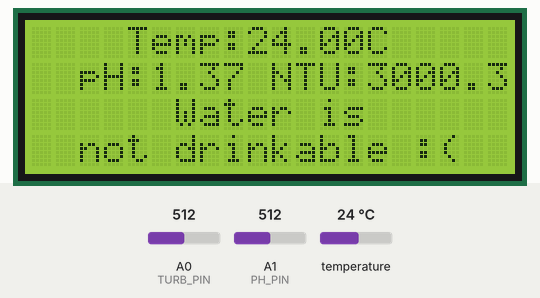
This sketch was run on a simulated Arduino Uno, built with avr-gcc and run on an emulated ATmega328P. On the bench: 20×4 character LCD. The test bench sets the inputs (shaded band); at power-on: A1 (PH_PIN) = 512, temperature 24 °C, A0 (TURB_PIN) = 512. What the sketch prints to the serial monitor is not drawn.

Above: at 1.2 s.
1.3 s: A1 (PH_PIN) set to 337
At 3.2 s:
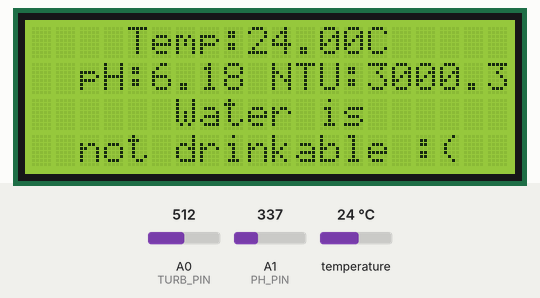
5.5 s: A1 (PH_PIN) set to 309
At 6.8 s:
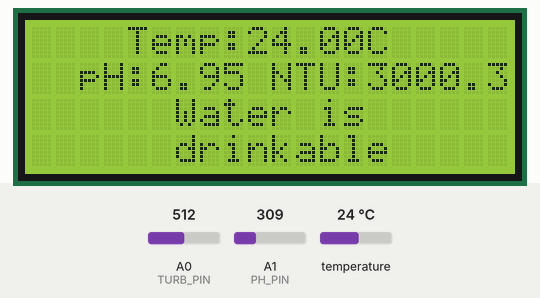
7.1 s: temperature set to 12 °C
At 8.9 s:
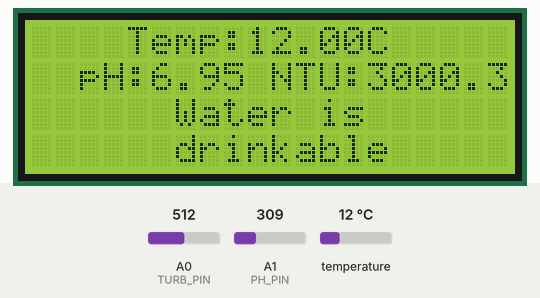
9.2 s: A0 (TURB_PIN) set to 716
At 11.1 s:
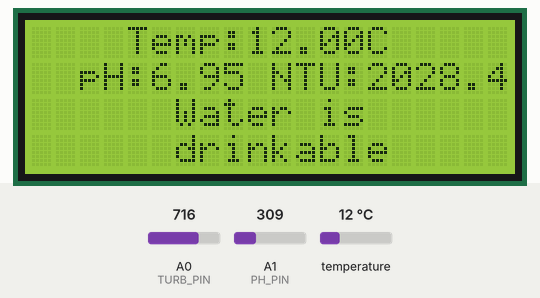
11.4 s: temperature set to 19 °C
13.6 s: A0 (TURB_PIN) set to 900
At 15.2 s:
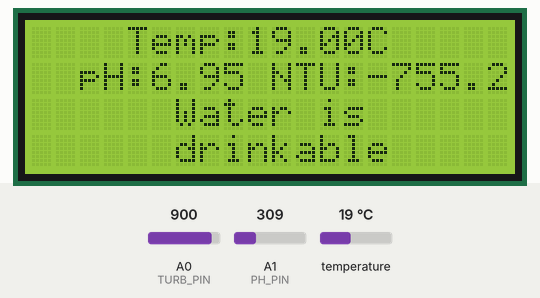
Timing chart, 0 to 16.7 s (numbered marks = the images above; inputs shaded):
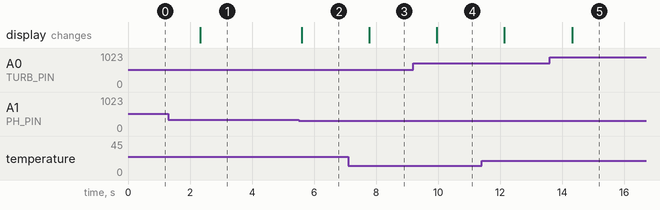

The sketch:

TurbiditypHTempSensorsLCD.ino
```cpp
/*

This code is for checking values of sensor values of:

Gravity: Analog Turbidity Sensor SKU:SEN0189
Gravity: Analog pH Sensor SKU:SEN0161
DS18B20 Digital Temperature Sensor SKU:DFR0198

Then using it to print out the values both in console and
on an LCD screen (I2C 20x4 Arduino LCD Display Module SKU:DFR0154)
and determining if the liquid (water in our case) is safe
to drink considering water regulations and drinking water standards.

The code has taken inspiration from other codes focusing on single components
and different tasks, but used and changed to fit our own problem and requirements.

The codes taken inspiration from are:

Code for temperature sensor taken from sample code:
https://wiki.dfrobot.com/Waterproof_DS18B20_Digital_Temperature_Sensor__SKU_DFR0198_

Code for pH sensor taken from sample code:
https://wiki.dfrobot.com/Gravity__Analog_pH_Sensor_Meter_Kit_V2_SKU_SEN0161-V2?fbclid=IwZXh0bgNhZW0CMTEAAR2W1q9ndMaK2HnFz4lwb6G7JPep7M41BJvkRPlAB24sfFcH1qsqpaVYXPc_aem_RlS5wJxhZZIKnlCyrnP7uA

Code for turbidity sensor taken from example code example 1:
https://wiki.dfrobot.com/Turbidity_sensor_SKU__SEN0189

Code for printing text on LCD screen taken from course TEL100-1 24H on canvas in the file directory:
Live Coding Sessions -> LCS 2 -> sketch.ino

*/

#include <LiquidCrystal_I2C.h>
#include <Wire.h>
#include <OneWire.h>
#include "DFRobot_PH.h"
#include <EEPROM.h>

#define PH_PIN A1 // Signal pin on analog 1
#define TURB_PIN A0 // Signal pin on analog 0
#define DS18S20_PIN 9 // DS18S20 Signal pin on digital 9

// LCD screen
LiquidCrystal_I2C lcd(0x27,20,4); // set the LCD address to 0x27 for a 20 chars and 4 line display

// Temperature chip i/o
OneWire ds(DS18S20_PIN);  // on digital pin 9

// Default values if no signal is given to avoid errors and bugs
float voltage,phValue,temperature = 25;
DFRobot_PH ph;


void setup() {
  Serial.begin(115200); //Baud rate: 115200
  // Initialize the pH sensor
  ph.begin();
  // Initialize and clear old data on LCD screen
  lcd.init();
  lcd.clear();
}


void loop() {
  // Loops through to continually get the values of all sensors
  // and then prints it in both console and LCD screen

  // Get NTU value of liquid
  float ntu = getTurbidity();
  // Get temperature of liquid
  float temperature = getTemp();
  // Get pH of liquid
  float phValue = getpH(temperature);

  // Print out values in console
  Serial.print("ntu: ");
  Serial.print(ntu, 1);
  Serial.print(",  ");
  Serial.print("temperature: ");
  Serial.print(temperature,2);
  Serial.print("^C,  pH: ");
  Serial.println(phValue,3);

  // Prints out collected data on LCD screen
  PrintOnScreen(temperature, phValue, ntu);

  // Add delay for each iteration
  delay(1000);
}


float getTurbidity() {
  // Code for reading voltage of turbidity sensor and converting it to ntu

  int sensorValue = analogRead(TURB_PIN);// read the input on analog pin 0:
  float voltage = sensorValue * (5.0 / 1024.0); // Convert the analog reading (which goes from 0 - 1023) to a voltage (0 - 5V):
  float ntu = -1120.4*sq(voltage)+5742.3*voltage-4352.9;

  return ntu;
}


float getpH(float temperature){
  // Code for returning value from pH sensor with temperature compensation

  voltage = analogRead(PH_PIN)/1024.0*5000;  // read values from sensor and convert it to voltage
  phValue = ph.readPH(voltage,temperature);  // convert voltage to pH with temperature compensation
  //}
  ph.calibration(voltage,temperature);       // calibration process by Serail CMD

  return phValue;
}


float getTemp(){
  // Returns the temperature from one DS18S20 in DEG Celsius

  byte data[12];
  byte addr[8];

  if ( !ds.search(addr)) {
      // No more sensors on chain, reset search
      ds.reset_search();
      return -1000;
  }

  if ( OneWire::crc8( addr, 7) != addr[7]) {
      Serial.println("CRC is not valid!");
      return -1000;
  }

  if ( addr[0] != 0x10 && addr[0] != 0x28) {
      Serial.print("Device is not recognized");
      return -1000;
  }

  ds.reset();
  ds.select(addr);
  ds.write(0x44,1); // start conversion, with parasite power on at the end

  byte present = ds.reset();
  ds.select(addr);
  ds.write(0xBE); // Read Scratchpad


  for (int i = 0; i < 9; i++) { // we need 9 bytes
    data[i] = ds.read();
  }

  ds.reset_search();

  byte MSB = data[1];
  byte LSB = data[0];

  float tempRead = ((MSB << 8) | LSB); //using two's compliment
  float TemperatureSum = tempRead / 16;

  return TemperatureSum;
}


void PrintOnScreen(float temp, float pH, float ntu){
  /* Prints out temperature, pH, NTU and
     if the water is safe to drink or not on an
     LCD screen, based on the pH                */

  lcd.backlight();
  bool Cleared = true;

  lcd.setCursor(4,0);
  lcd.print("Temp:         ");
  lcd.setCursor(9,0);
  lcd.print(temp);
  lcd.print("C");
  lcd.setCursor(2,1);
  lcd.print("pH:");
  lcd.print(pH);
  lcd.print(" NTU:");
  lcd.print(ntu);
  lcd.setCursor(6,2);
  lcd.print("Water is");
  if(6.5 < pH && pH < 9.5){
    lcd.setCursor(0,3);
    lcd.print("      drinkable   ");
  }
  else{
    lcd.setCursor(0,3);
    lcd.print("  not drinkable :(");
  }
}
```

Measured:
- the behaviour switches between 326 and 325 on A1 (PH_PIN) (found by bisection; images 1 and 2)
- after the input at 1.3 s, the display: changes after 1.0 s (image 1)
- after the input at 5.5 s, the display: changes after 0.10 s (image 2)
- after the input at 7.1 s, the display: changes after 0.68 s (image 3)
- after the input at 9.2 s, the display: changes after 0.76 s (image 4)
- after the input at 13.6 s, the display: changes after 0.71 s (image 5)
